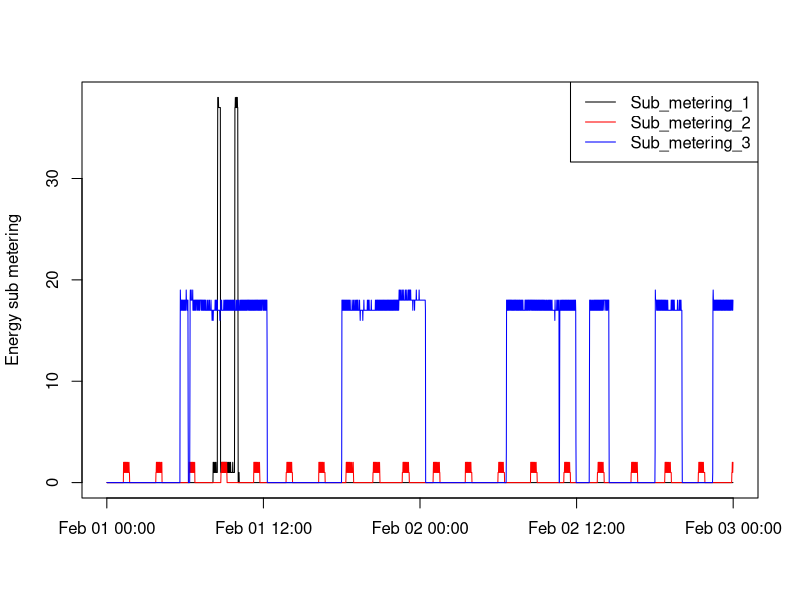

The R script that drew this image:
# Reads the subset data frame created in plot1.R

xdata  <- read.table("xdata.txt",sep=",",header=TRUE)

# Creates and plots the third plot , plot3.png

png(filename="plot3.png",width=480,height=480,units="px",bg="transparent")
with(xdata,plot(as.POSIXlt(time_type),as.numeric(as.character(xdata$Sub_metering_1)),"l",col="black",ylab="",xlab=""))
with(xdata,lines(as.POSIXlt(time_type),as.numeric(as.character(xdata$Sub_metering_2)),col="red"))
with(xdata,lines(as.POSIXlt(time_type),as.numeric(as.character(xdata$Sub_metering_3)),col="blue"))
title(main=NULL,sub=NULL,xlab=NULL,ylab="Energy sub metering")
legend("topright",lty=1,col=c("black","red","blue"),legend=c("Sub_metering_1","Sub_metering_2","Sub_metering_3"))
dev.off()